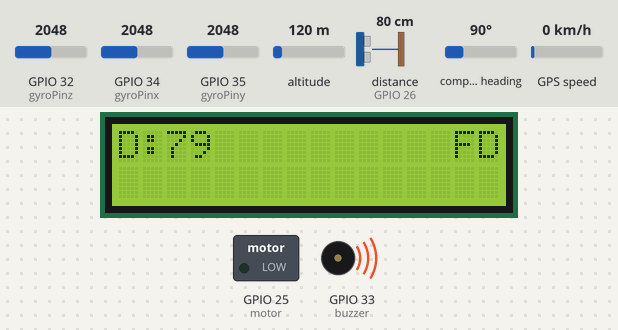
The sketch below on a simulated ESP32. Parts: 16×2 character LCD, switched loads named in the sketch (green lamp = pin HIGH), buzzer (waves = sounding, pin HIGH). Wiring (inferred from the names in the program): ultrasonic range finder: trigger GPIO 27; echo GPIO 26. The test bench sets the inputs (shaded band); at power-on: distance to the obstacle (sensor on GPIO 26) 80 cm, GPIO 32 (gyroPinz) = 2048, GPIO 34 (gyroPinx) = 2048, GPIO 35 (gyroPiny) = 2048, altitude 120 m, compass heading 90°, GPS speed 0 km/h. The echo pulse lasts 58.3 µs per cm; WiFi joins after 1.5 s; servers stay silent unless stated; the GPS gets a fix after 3 s at 37.7749, -122.4194 with 8 satellites; pins used as bus, display or sensor lines are not drawn; what the sketch prints to the serial monitor is not drawn.

Above: at 2.1 s.
At 3.2 s:
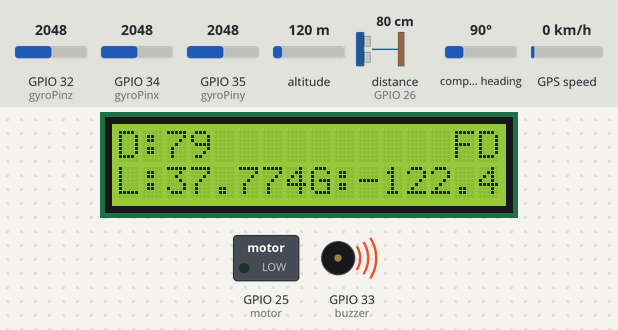
3.3 s: distance to the obstacle (sensor on GPIO 26) set to 2 cm
At 3.9 s:
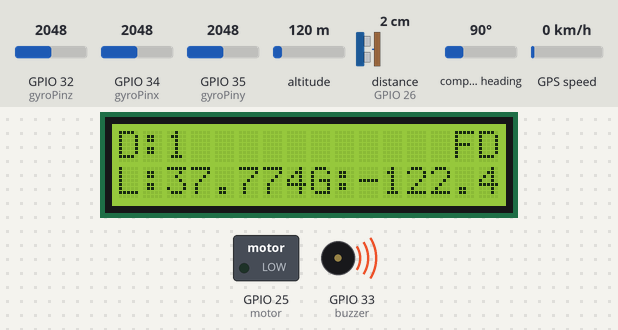
4.9 s: distance to the obstacle (sensor on GPIO 26) set to 4 cm
At 5.6 s:
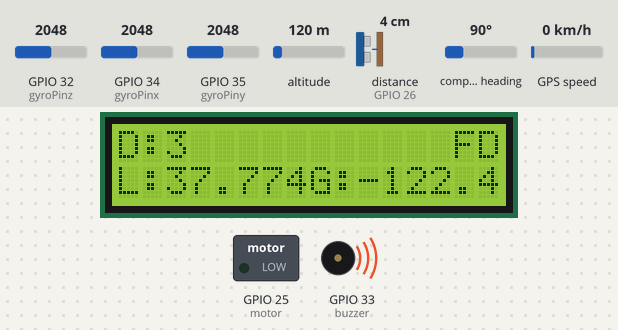
6.4 s: distance to the obstacle (sensor on GPIO 26) set to 9 cm
At 7.8 s:
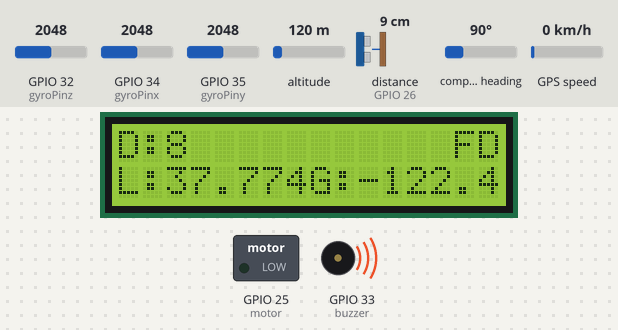
Timing chart, 0 to 9.4 s (numbered marks = the images above; inputs shaded):
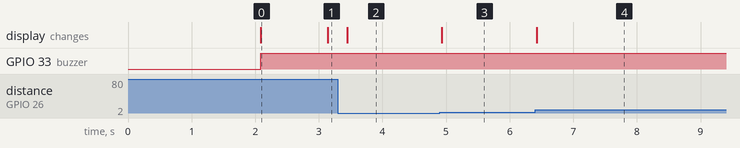

The sketch:

Arduino.ino
```cpp
#include <LiquidCrystal.h>
#include <Wire.h>
#include <TinyGPS++.h>
#include <ArduinoIoTCloud.h>
#include <Arduino_ConnectionHandler.h>
// ================= LCD =================
LiquidCrystal lcd(2, 15, 19, 18, 5, 4);
// ================= GPS =================
TinyGPSPlus gps;
HardwareSerial gpsSerial(1); // use UART1 for GPS

// ================= IoT Cloud =================
const char DEVICE_LOGIN_NAME[] = "5bc25b0d-eb28-4680-ad98-a0a8605c68e3";
const char SSID[]              = "projectiot";
const char PASS[]              = "123456789zzz";
const char DEVICE_KEY[]        = "IVIcAvCAEPA08Yncmp!Fb5fZP";

// Cloud variables
int obs_distance;
bool acc;
bool obs;
bool status;   // added to fix missing variable
float lat, lng;

// Prototypes
void onObsDistanceChange();
void onLatChange();
void onLngChange();
void onAccChange();
void onObsChange();

const int trigPin = 27;
const int echoPin = 26;
long duration;
int d;

int A, B;

// Gyro pins
#define gyroPinx 34
#define gyroPiny 35
#define gyroPinz 32

// ================= Properties =================
void initProperties() {
  ArduinoCloud.setBoardId(DEVICE_LOGIN_NAME);
  ArduinoCloud.setSecretDeviceKey(DEVICE_KEY);

  ArduinoCloud.addProperty(obs_distance, READWRITE, ON_CHANGE, onObsDistanceChange);
  ArduinoCloud.addProperty(lat, READWRITE, ON_CHANGE, onLatChange);
  ArduinoCloud.addProperty(lng, READWRITE, ON_CHANGE, onLngChange);
  ArduinoCloud.addProperty(acc, READWRITE, ON_CHANGE, onAccChange);
  ArduinoCloud.addProperty(obs, READWRITE, ON_CHANGE, onObsChange);
}

WiFiConnectionHandler ArduinoIoTPreferredConnection(SSID, PASS);

// ================= Setup =================
void setup() {
  Serial.begin(9600);
  gpsSerial.begin(9600, SERIAL_8N1, 16, 17); // GPS on RX=16, TX=17

  lcd.begin(16, 2);

  initProperties();
  ArduinoCloud.begin(ArduinoIoTPreferredConnection);

  setDebugMessageLevel(2);
  ArduinoCloud.printDebugInfo();

  pinMode(33, OUTPUT);  // buzzer
  pinMode(25, OUTPUT);  // motor

  pinMode(gyroPinx, INPUT);
  pinMode(gyroPiny, INPUT);
  pinMode(gyroPinz, INPUT);

  pinMode(trigPin, OUTPUT);
  pinMode(echoPin, INPUT);

  lcd.setCursor(0, 0);
  lcd.print("vehicle accident ");
  lcd.setCursor(0, 1);
  lcd.print(" detection system ");
  delay(2000);
  lcd.clear();
}

// ================= Loop =================
void loop() {
  ArduinoCloud.update();
  Gyro();
  ultrasonic();

  if ((A == 1) || (B == 1)) {
    digitalWrite(33, HIGH);  // buzzer ON
  } else {
    digitalWrite(33, LOW);   // buzzer OFF
  }
}

// ================= Ultrasonic =================
void ultrasonic() {
  digitalWrite(trigPin, LOW);
  delayMicroseconds(2);
  digitalWrite(trigPin, HIGH);
  delayMicroseconds(10);
  digitalWrite(trigPin, LOW);

  duration = pulseIn(echoPin, HIGH);
  d = duration * 0.034 / 2;
  obs_distance = d;

  lcd.setCursor(0, 0);
  lcd.print("D:");
  lcd.print(d);
  lcd.print("   ");

  if (d < 15) {
    B = 1;
    obs = false;
  } else {
    B = 0;
    obs = true;
  }
}

// ================= Gyro =================
void Gyro() {
  int Gyro_x = analogRead(gyroPinx);
  int Gyro_y = analogRead(gyroPiny);
  int Gyro_z = analogRead(gyroPinz);

  Serial.println("Gyro values:");
  Serial.print("X="); Serial.println(Gyro_x);
  Serial.print("Y="); Serial.println(Gyro_y);
  Serial.print("Z="); Serial.println(Gyro_z);

  // Simple thresholding (adjust as per your sensor calibration)
  if ((Gyro_x < 2000 && Gyro_y < 2000 && Gyro_z < 2500)) {
    A = 0; // no fall
    lcd.setCursor(14, 0);
    lcd.print("  ");
    lcd.setCursor(14, 0);
    lcd.print("NF");
    digitalWrite(25, HIGH); // motor ON
    acc = false;
    lat = 0.00;
    lng = 0.00;

    lcd.setCursor(0, 1);
    lcd.print("L:");
    lcd.print(lat, 2);
    lcd.setCursor(8, 1);
    lcd.print("G:");
    lcd.print(lng, 2);
  } else {
    A = 1; // fall detected
    lcd.setCursor(14, 0);
    lcd.print("  ");
    lcd.setCursor(14, 0);
    lcd.print("FD");
    acc = true;
    digitalWrite(25, LOW); // motor OFF
    GetGPS();
  }
}

// ================= GPS =================
void GetGPS() {
  while (gpsSerial.available() > 0) {
    gps.encode(gpsSerial.read());
    if (gps.location.isUpdated()) {
      lat = gps.location.lat();
      lng = gps.location.lng();

      lcd.setCursor(0, 1);
      lcd.print("L:");
      lcd.print(lat, 4);
      lcd.setCursor(8, 1);
      lcd.print("G:");
      lcd.print(lng, 4);

      Serial.print("L:");
      Serial.print(lat, 6);
      Serial.print(" P:");
      Serial.println(lng, 6);
    }
  }
}

// ================= IoT Callbacks =================
void onAccChange() {}
void onLatChange() {}
void onLngChange() {}
void onObsChange() {}
void onObsDistanceChange() {}
```

Measured:
- after the input at 3.3 s, the display: changes after 0.15 s (image 2)
- after the input at 4.9 s, the display: changes at once (image 3)
- after the input at 6.4 s, the display: changes at once (image 4)
- what the display in image 0 shows lasts 1.0 s, from 2.1 s to 3.1 s
